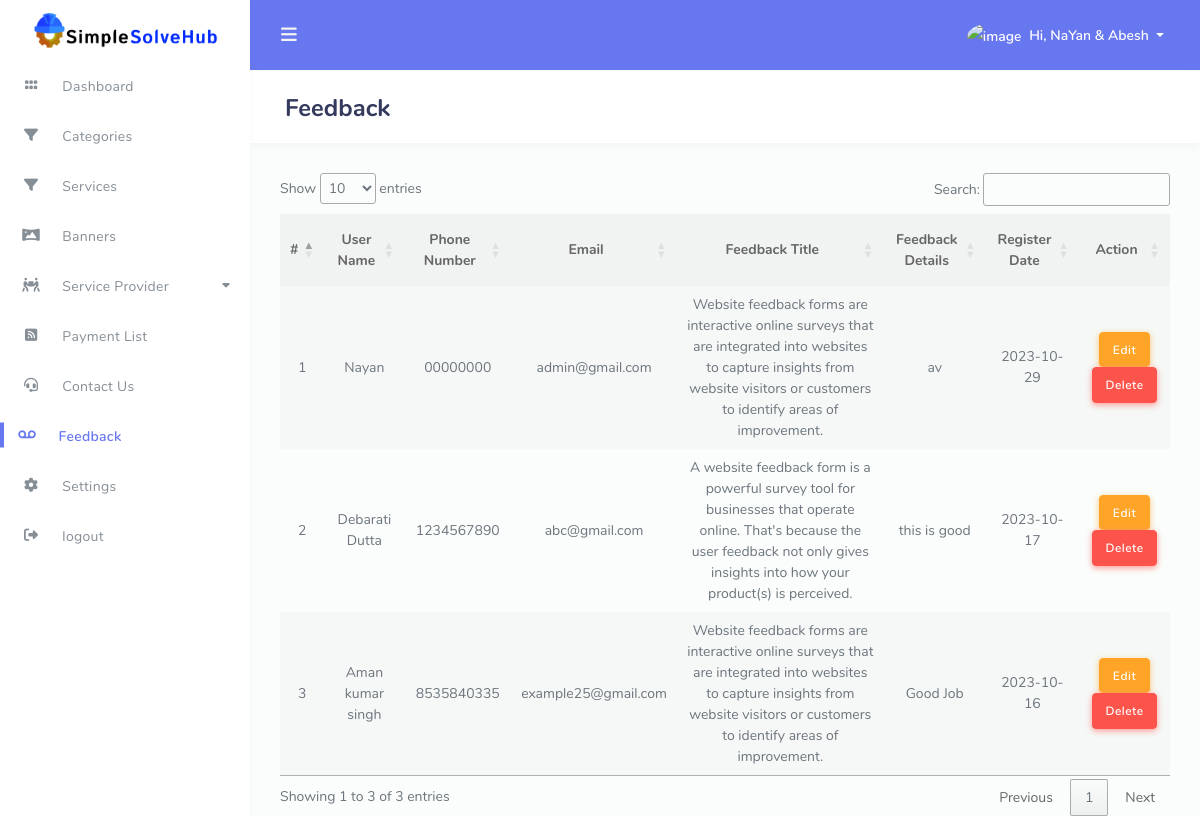
Screenshot of /admin/feedback.php (signed in) with the database file from the repository.
### tables this page shows
CREATE TABLE `feedback` (
  `id` int(11) NOT NULL,
  `username` text NOT NULL,
  `phone_number` text NOT NULL,
  `email` text NOT NULL,
  `feedback_title` text NOT NULL,
  `feedback_details` text NOT NULL,
  `register_date` date NOT NULL
);

### admin/feedback.php (the view, shortened to what this page needs)
<?php
  include('../config/db_con.php');
?>
<?php $page = "feedback"; require './assets/components/head.php' ?>
</head>
<body>
  <div id="app">
    <div class="main-wrapper main-wrapper-1">
      <div class="navbar-bg"></div>
      <?php require './assets/components/navbar.php' ?>
      <?php require './assets/components/sidebar.php' ?>
      <div class="main-content">
        <section class="section">
          <div class="section-header d-flex justify-content-between">
            <h1>Feedback</h1>
          </div>
          <div class="row">
              <div class="col-12">
                    <div class="table-responsive">
                      <table class="table table-striped" id="myTable">
                        <thead>
                          <tr>
                            <th class="text-center">
                              #
                            </th>
                            <th>User Name</th>
                            <th>Phone Number</th>
                            <th>Email</th>
                            <th>Feedback Title</th>
                            <th>Feedback Details</th>
                            <th>Register Date</th>
                            <th>Action</th>
                          </tr>
                        </thead>
                        <tbody>
                          <?php
                          $sql = "SELECT * FROM `feedback` order by id desc";
                          $data = mysqli_query($conn, $sql);
                          $i = 1;
                          while ($result = mysqli_fetch_assoc($data)) {
                          ?>
                          <tr>
                            <td><?php echo $i;
                              $i++; ?></td>
                            <td><?php echo $result['username'] ?></td>
                            <td><?php echo $result['phone_number'] ?></td>
                            <td><?php echo $result['email'] ?></td>
                            <td><?php echo $result['feedback_title'] ?></td>
                            <td><?php echo $result['feedback_details'] ?></td>
                            <td><?php echo $result['register_date'] ?></td>
                            <td>
                              <div class="btns">
                                <a href="edit_feedback.php?edi=<?php echo $result['id'] ?>" class="btn btn-warning">Edit</a>
                                <a href="feedback_delete.php?del=<?php echo $result['id'] ?>" class="btn btn-danger">Delete</a>
                              </div>
                            </td>
                          </tr>
                          <?php
                          }
                          ?>
                        </tbody>
                      </table>
                    </div>
                  </div>
                </div>
        </section>
      </div>
    </div>
  </div>
</body>
</html>

### admin/assets/css/custom.css (style rules this page uses)
th,td { text-align: center !important; vertical-align: middle !important; }

### rows the page displays
feedback: username "Nayan", phone_number "00000000", email "admin@gmail.com", feedback_title "Website feedback forms are interactive online surveys that are integrated into websites to capture insights from website visitors or customers to identify areas of improvement.", feedback_details "av", register_date "2023-10-29"
feedback: username "Debarati Dutta", phone_number "1234567890", email "abc@gmail.com", feedback_title "A website feedback form is a powerful survey tool for businesses that operate online. That's because the user feedback not only gives insights into how your product(s) is perceived.", feedback_details "this is good", register_date "2023-10-17"
feedback: username "Aman kumar singh", phone_number "8535840335", email "example25@gmail.com", feedback_title "Website feedback forms are interactive online surveys that are integrated into websites to capture insights from website visitors or customers to identify areas of improvement.", feedback_details "Good Job", register_date "2023-10-16"
